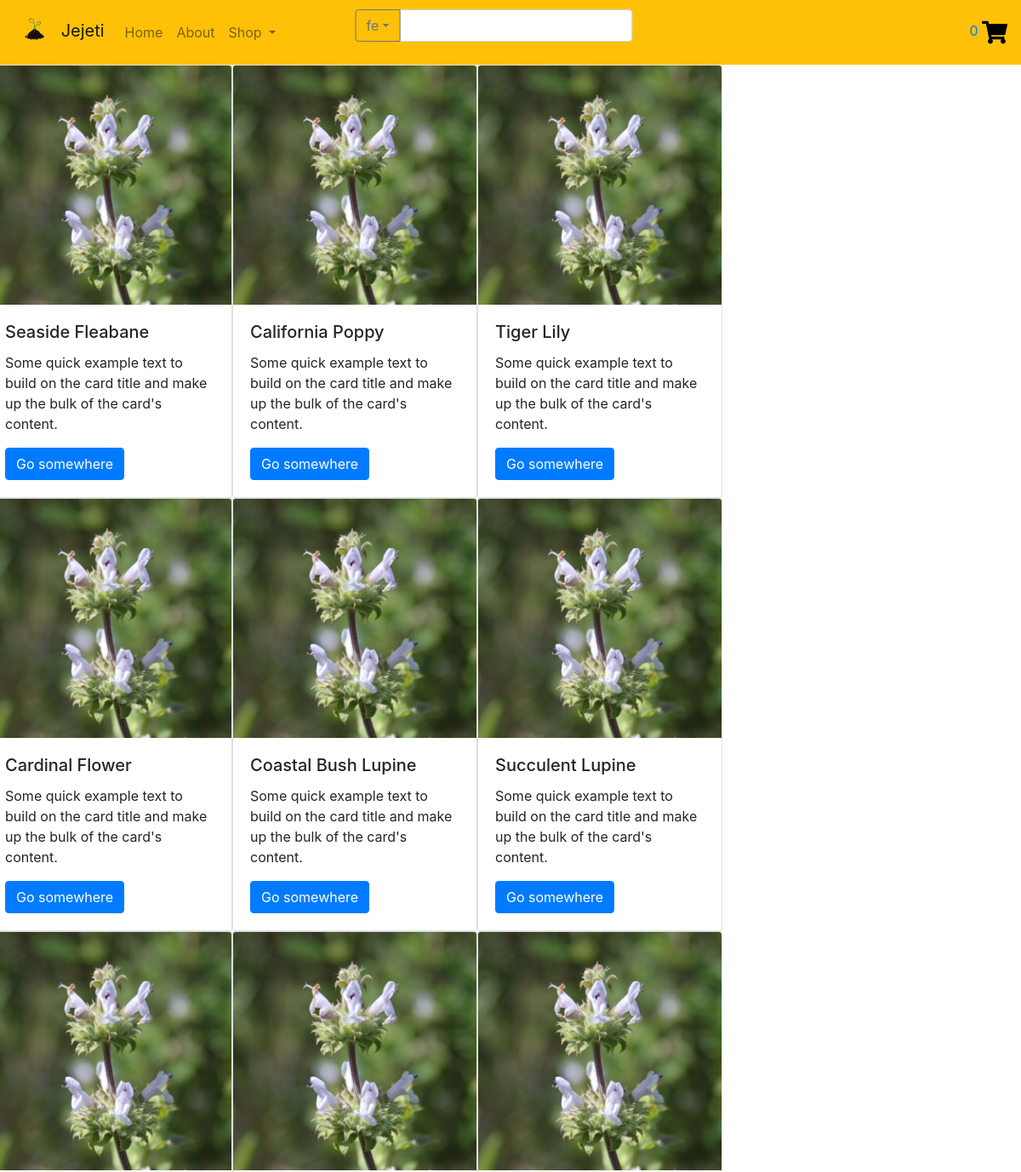
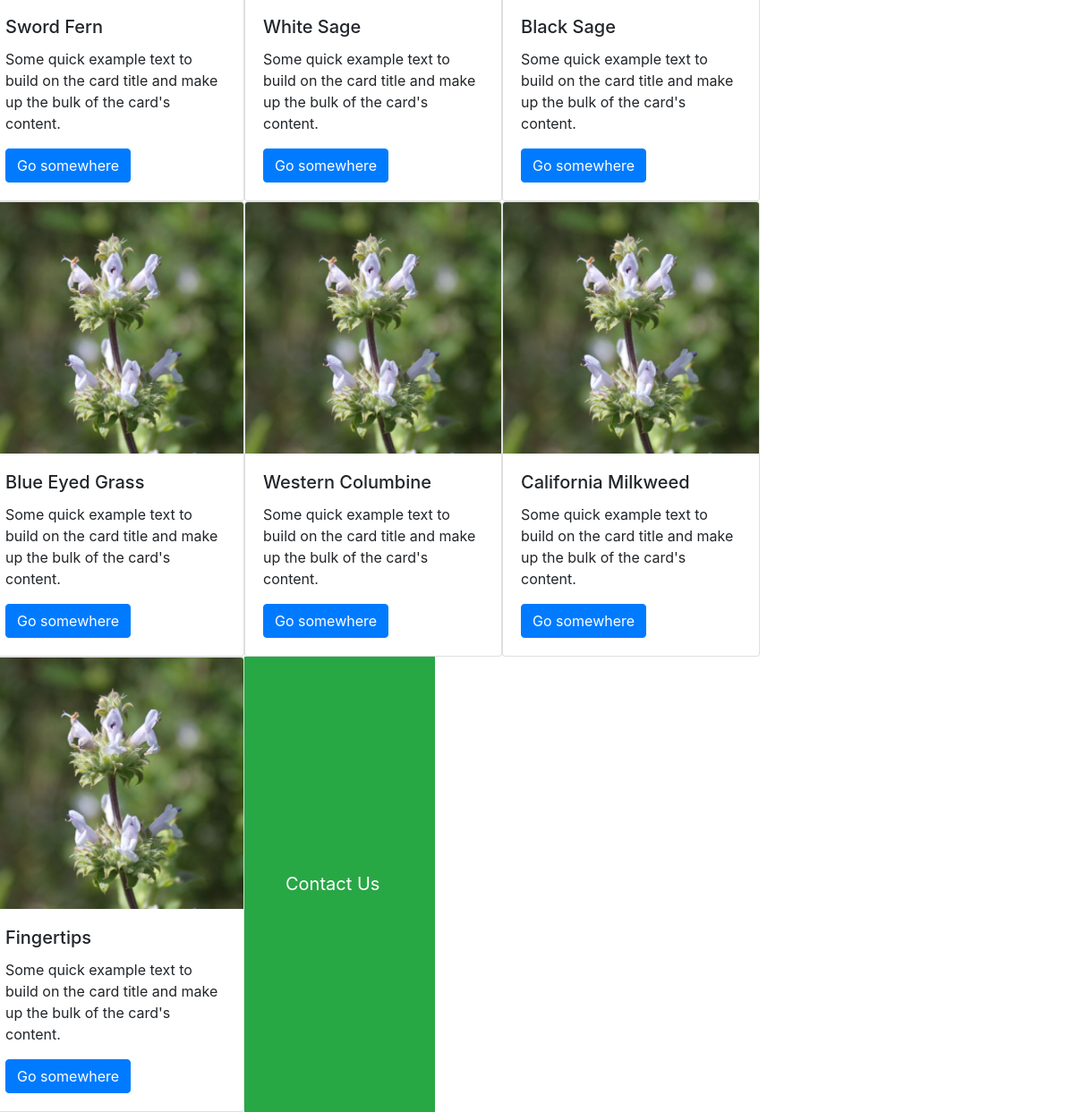
/go_cat.php?value=1, run on the app's committed database (2 pictures, top to bottom).
### tables this page shows
create table plant_index  (
  plant_id varchar(10) primary key,
  plant_botanical char(100) not null,
  plant_common char(100) not null,  
  shape_id varchar(10) not null,  
  water_id varchar(10) not null,
  plant_height char(20) not null,
  plant_width char(20) not null,  
  cost_id varchar(10) not null 
);

### go_cat.php (the view, shortened to what this page needs)
<?php
    $value = $_GET["value"];
    $counter_loop = 0;
    make_header();
    $conn = db_connect();
    $category_query = "SELECT * from plant_index WHERE shape_id = '$value';";
    $result = mysqli_query($conn, $category_query);
    ?> <div class="row cat-display"> <?php
    while($row = mysqli_fetch_array($result)){
    ?>
        <?php
        if ($counter_loop == '3'){
        ?>
            </div>
            <div class="row cat-display-card">
            <?php $counter_loop = 0; ?>
        <?php
        }
        ?>
        <div class="card" style="width: 18rem;">
            <img class="card-img-top" src="salvia mellifera.jpg" alt="salvia mellifera">
            <div class="card-body">
                <h5 class="card-title"><?php echo $row['plant_common'];?></h5>
                <p class="card-text">Some quick example text to build on the card title and make up the bulk of the card's content.</p>
                <a href="#" class="btn btn-primary">Go somewhere</a>
            </div>
        </div>
        <?php $counter_loop = $counter_loop + 1; ?>
        <?php
    }
    make_footer();
?>

### header.php (shortened to what this page needs)
<?php
function make_header() {
?>
<!DOCTYPE html>
<html lang="en">
<head>
    <link rel="stylesheet" href="https://stackpath.bootstrapcdn.com/bootstrap/4.3.1/css/bootstrap.min.css">
</head>
<nav class="navbar navbar-expand-lg navbar-light bg-warning">
  <a class="navbar-brand" href="index.php">
    <img src="jejetilogo.png" width="50" height="50" alt="brand-index-page-link"> Jejeti
  </a>
  <div class="collapse navbar-collapse" id="navbarSupportedContent">
    <ul class="nav navbar-nav mr-auto">
      <li class="nav-item">
        <a class="nav-link" href="index.php">Home</a>
      </li>
      <li class="nav-item">
        <a class="nav-link" href="about.php">About</a>
      </li>
      <li class="nav-item dropdown">
        <a class="nav-link dropdown-toggle" href="#" id="navbarDropdown" role="button" data-toggle="dropdown" aria-haspopup="true" aria-expanded="false">
          Shop
        </a>
      </li>
    </ul>
    <ul class="nav navbar-nav navbar-center">
      <li>
      <div class="input-group mb-3">
        <div class="input-group-prepend">
          <button class="btn btn-outline-secondary dropdown-toggle" type="button" data-toggle="dropdown" aria-haspopup="true" aria-expanded="false">fe</button>
        </div>
        <input type="text" class="form-control" aria-label="Text input with dropdown button">
      </div>
      </li>
    </ul>
    <ul class="nav navbar-nav justify-content-end">
        <li>
          <a href="shopping_cart.php" style="text-decoration: none;">
          <img width="30" height="30" alt="shopping-cart" src="shopping-cart-solid.svg"/>
          </a>
        </li>
    </ul>
  </div>
</nav>
<body>
<?php
}
?>

### cart_counter.php (shortened to what this page needs)
<?php
    function cart_counter() {
        $count = 0;
        echo $count;
    }
?>

### footer.php (shortened to what this page needs)
<?php
function make_footer() {
?>
<nav class="navbar navbar-dark bg-success">
  <div class="container-fluid">
    <div class="row-footer">
      <div class="col-8">
        <a class="navbar-brand" href="contact.php">Contact Us</a>
      </div>
      </div class="col-2"></div>
    </div>
    </body>
  </html>
<?php
}
?>

### header.php (style rules this page uses)
.navbar-nav.navbar-center { position: absolute; left: 50%; transform: translatex(-56%); }
.row-footer { position: relative; left: 50%; transform: translatex(-50%); }

### data on the page
plant_index: plant_common "Seaside Fleabane"
plant_index: plant_common "California Poppy"
plant_index: plant_common "Tiger Lily"
plant_index: plant_common "Cardinal Flower"
plant_index: plant_common "Coastal Bush Lupine"
plant_index: plant_common "Succulent Lupine"
plant_index: plant_common "Sword Fern"
plant_index: plant_common "White Sage"
plant_index: plant_common "Black Sage"
plant_index: plant_common "Blue Eyed Grass"
plant_index: plant_common "Western Columbine"
plant_index: plant_common "California Milkweed"
plant_index: plant_common "Fingertips"

### other printed values
$count "0"
